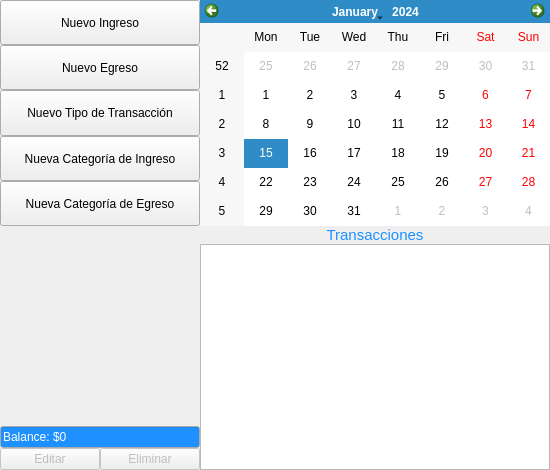
<?xml version="1.0" encoding="UTF-8"?>
<ui version="4.0">
 <class>VistaPrincipal</class>
 <widget class="QMainWindow" name="VistaPrincipal">
  <property name="geometry">
   <rect>
    <x>0</x>
    <y>0</y>
    <width>550</width>
    <height>470</height>
   </rect>
  </property>
  <property name="minimumSize">
   <size>
    <width>550</width>
    <height>470</height>
   </size>
  </property>
  <property name="maximumSize">
   <size>
    <width>550</width>
    <height>470</height>
   </size>
  </property>
  <property name="windowTitle">
   <string>Controlador de Finanzas</string>
  </property>
  <widget class="QWidget" name="_main_layout">
   <layout class="QVBoxLayout" name="verticalLayout">
    <property name="spacing">
     <number>0</number>
    </property>
    <property name="leftMargin">
     <number>0</number>
    </property>
    <property name="topMargin">
     <number>0</number>
    </property>
    <property name="rightMargin">
     <number>0</number>
    </property>
    <property name="bottomMargin">
     <number>0</number>
    </property>
    <item>
     <layout class="QHBoxLayout" name="_central_layout">
      <property name="spacing">
       <number>0</number>
      </property>
      <item>
       <layout class="QVBoxLayout" name="_button_layout">
        <property name="spacing">
         <number>0</number>
        </property>
        <item>
         <widget class="QPushButton" name="_button_ingreso">
          <property name="sizePolicy">
           <sizepolicy hsizetype="Minimum" vsizetype="Expanding">
            <horstretch>0</horstretch>
            <verstretch>0</verstretch>
           </sizepolicy>
          </property>
          <property name="text">
           <string>Nuevo Ingreso</string>
          </property>
         </widget>
        </item>
        <item>
         <widget class="QPushButton" name="_button_egreso">
          <property name="sizePolicy">
           <sizepolicy hsizetype="Minimum" vsizetype="Expanding">
            <horstretch>0</horstretch>
            <verstretch>0</verstretch>
           </sizepolicy>
          </property>
          <property name="text">
           <string>Nuevo Egreso</string>
          </property>
         </widget>
        </item>
        <item>
         <widget class="QPushButton" name="_button_tipo_transaccion">
          <property name="sizePolicy">
           <sizepolicy hsizetype="Minimum" vsizetype="Expanding">
            <horstretch>0</horstretch>
            <verstretch>0</verstretch>
           </sizepolicy>
          </property>
          <property name="text">
           <string>Nuevo Tipo de Transacción</string>
          </property>
         </widget>
        </item>
        <item>
         <widget class="QPushButton" name="_button_categoria_ingreso">
          <property name="sizePolicy">
           <sizepolicy hsizetype="Minimum" vsizetype="Expanding">
            <horstretch>0</horstretch>
            <verstretch>0</verstretch>
           </sizepolicy>
          </property>
          <property name="text">
           <string>Nueva Categoría de Ingreso</string>
          </property>
         </widget>
        </item>
        <item>
         <widget class="QPushButton" name="_button_categoria_egreso">
          <property name="sizePolicy">
           <sizepolicy hsizetype="Minimum" vsizetype="Expanding">
            <horstretch>0</horstretch>
            <verstretch>0</verstretch>
           </sizepolicy>
          </property>
          <property name="text">
           <string>Nueva Categoría de Egreso</string>
          </property>
         </widget>
        </item>
        <item>
         <spacer name="_verticalSpacer">
          <property name="orientation">
           <enum>Qt::Vertical</enum>
          </property>
          <property name="sizeType">
           <enum>QSizePolicy::Expanding</enum>
          </property>
          <property name="sizeHint" stdset="0">
           <size>
            <width>200</width>
            <height>200</height>
           </size>
          </property>
         </spacer>
        </item>
        <item>
         <widget class="QLineEdit" name="_line_balance">
          <property name="sizePolicy">
           <sizepolicy hsizetype="Minimum" vsizetype="Fixed">
            <horstretch>0</horstretch>
            <verstretch>0</verstretch>
           </sizepolicy>
          </property>
          <property name="palette">
           <palette>
            <active>
             <colorrole role="WindowText">
              <brush brushstyle="SolidPattern">
               <color alpha="255">
                <red>255</red>
                <green>255</green>
                <blue>255</blue>
               </color>
              </brush>
             </colorrole>
             <colorrole role="Text">
              <brush brushstyle="SolidPattern">
               <color alpha="255">
                <red>255</red>
                <green>255</green>
                <blue>255</blue>
               </color>
              </brush>
             </colorrole>
             <colorrole role="Base">
              <brush brushstyle="SolidPattern">
               <color alpha="255">
                <red>30</red>
                <green>144</green>
                <blue>255</blue>
               </color>
              </brush>
             </colorrole>
             <colorrole role="PlaceholderText">
              <brush brushstyle="SolidPattern">
               <color alpha="128">
                <red>255</red>
                <green>255</green>
                <blue>255</blue>
               </color>
              </brush>
             </colorrole>
            </active>
            <inactive>
             <colorrole role="WindowText">
              <brush brushstyle="SolidPattern">
               <color alpha="255">
                <red>255</red>
                <green>255</green>
                <blue>255</blue>
               </color>
              </brush>
             </colorrole>
             <colorrole role="Text">
              <brush brushstyle="SolidPattern">
               <color alpha="255">
                <red>255</red>
                <green>255</green>
                <blue>255</blue>
               </color>
              </brush>
             </colorrole>
             <colorrole role="Base">
              <brush brushstyle="SolidPattern">
               <color alpha="255">
                <red>30</red>
                <green>144</green>
                <blue>255</blue>
               </color>
              </brush>
             </colorrole>
             <colorrole role="PlaceholderText">
              <brush brushstyle="SolidPattern">
               <color alpha="128">
                <red>255</red>
                <green>255</green>
                <blue>255</blue>
               </color>
              </brush>
             </colorrole>
            </inactive>
            <disabled>
             <colorrole role="WindowText">
              <brush brushstyle="SolidPattern">
               <color alpha="255">
                <red>190</red>
                <green>190</green>
                <blue>190</blue>
               </color>
              </brush>
             </colorrole>
             <colorrole role="Text">
              <brush brushstyle="SolidPattern">
               <color alpha="255">
                <red>190</red>
                <green>190</green>
                <blue>190</blue>
               </color>
              </brush>
             </colorrole>
             <colorrole role="Base">
              <brush brushstyle="SolidPattern">
               <color alpha="255">
                <red>239</red>
                <green>239</green>
                <blue>239</blue>
               </color>
              </brush>
             </colorrole>
             <colorrole role="PlaceholderText">
              <brush brushstyle="SolidPattern">
               <color alpha="128">
                <red>0</red>
                <green>0</green>
                <blue>0</blue>
               </color>
              </brush>
             </colorrole>
            </disabled>
           </palette>
          </property>
          <property name="text">
           <string>Balance: $0</string>
          </property>
          <property name="readOnly">
           <bool>true</bool>
          </property>
         </widget>
        </item>
        <item>
         <layout class="QHBoxLayout" name="_opcion_layout">
          <property name="spacing">
           <number>0</number>
          </property>
          <item>
           <widget class="QPushButton" name="_button_editar">
            <property name="enabled">
             <bool>false</bool>
            </property>
            <property name="text">
             <string>Editar</string>
            </property>
           </widget>
          </item>
          <item>
           <widget class="QPushButton" name="_button_eliminar">
            <property name="enabled">
             <bool>false</bool>
            </property>
            <property name="text">
             <string>Eliminar</string>
            </property>
           </widget>
          </item>
         </layout>
        </item>
       </layout>
      </item>
      <item>
       <layout class="QVBoxLayout" name="_calendar_layout">
        <property name="spacing">
         <number>0</number>
        </property>
        <item>
         <widget class="QCalendarWidget" name="_calendario"/>
        </item>
        <item>
         <widget class="QLabel" name="_label_transaccion">
          <property name="font">
           <font>
            <pointsize>11</pointsize>
           </font>
          </property>
          <property name="styleSheet">
           <string notr="true">color: #1E90FF</string>
          </property>
          <property name="text">
           <string>Transacciones</string>
          </property>
          <property name="alignment">
           <set>Qt::AlignCenter</set>
          </property>
         </widget>
        </item>
        <item>
         <widget class="QTableView" name="_table_transaccion"/>
        </item>
       </layout>
      </item>
     </layout>
    </item>
   </layout>
  </widget>
 </widget>
 <resources/>
 <connections>
  <connection>
   <sender>_button_ingreso</sender>
   <signal>clicked()</signal>
   <receiver>VistaPrincipal</receiver>
   <slot>_on_boton_agregar_ingreso()</slot>
   <hints>
    <hint type="sourcelabel">
     <x>101</x>
     <y>23</y>
    </hint>
    <hint type="destinationlabel">
     <x>274</x>
     <y>234</y>
    </hint>
   </hints>
  </connection>
  <connection>
   <sender>_button_egreso</sender>
   <signal>clicked()</signal>
   <receiver>VistaPrincipal</receiver>
   <slot>_on_boton_agregar_egreso()</slot>
   <hints>
    <hint type="sourcelabel">
     <x>101</x>
     <y>67</y>
    </hint>
    <hint type="destinationlabel">
     <x>274</x>
     <y>234</y>
    </hint>
   </hints>
  </connection>
  <connection>
   <sender>_button_tipo_transaccion</sender>
   <signal>clicked()</signal>
   <receiver>VistaPrincipal</receiver>
   <slot>_on_boton_agregar_tipo_transaccion()</slot>
   <hints>
    <hint type="sourcelabel">
     <x>101</x>
     <y>111</y>
    </hint>
    <hint type="destinationlabel">
     <x>274</x>
     <y>234</y>
    </hint>
   </hints>
  </connection>
  <connection>
   <sender>_button_categoria_ingreso</sender>
   <signal>clicked()</signal>
   <receiver>VistaPrincipal</receiver>
   <slot>_on_boton_agregar_categoria_ingreso()</slot>
   <hints>
    <hint type="sourcelabel">
     <x>101</x>
     <y>155</y>
    </hint>
    <hint type="destinationlabel">
     <x>274</x>
     <y>234</y>
    </hint>
   </hints>
  </connection>
  <connection>
   <sender>_button_categoria_egreso</sender>
   <signal>clicked()</signal>
   <receiver>VistaPrincipal</receiver>
   <slot>_on_boton_agregar_categoria_egreso()</slot>
   <hints>
    <hint type="sourcelabel">
     <x>101</x>
     <y>199</y>
    </hint>
    <hint type="destinationlabel">
     <x>274</x>
     <y>234</y>
    </hint>
   </hints>
  </connection>
 </connections>
 <slots>
  <slot>_on_boton_agregar_ingreso()</slot>
  <slot>_on_boton_agregar_egreso()</slot>
  <slot>_on_boton_agregar_tipo_transaccion()</slot>
  <slot>_on_boton_agregar_categoria_ingreso()</slot>
  <slot>_on_boton_agregar_categoria_egreso()</slot>
 </slots>
</ui>
